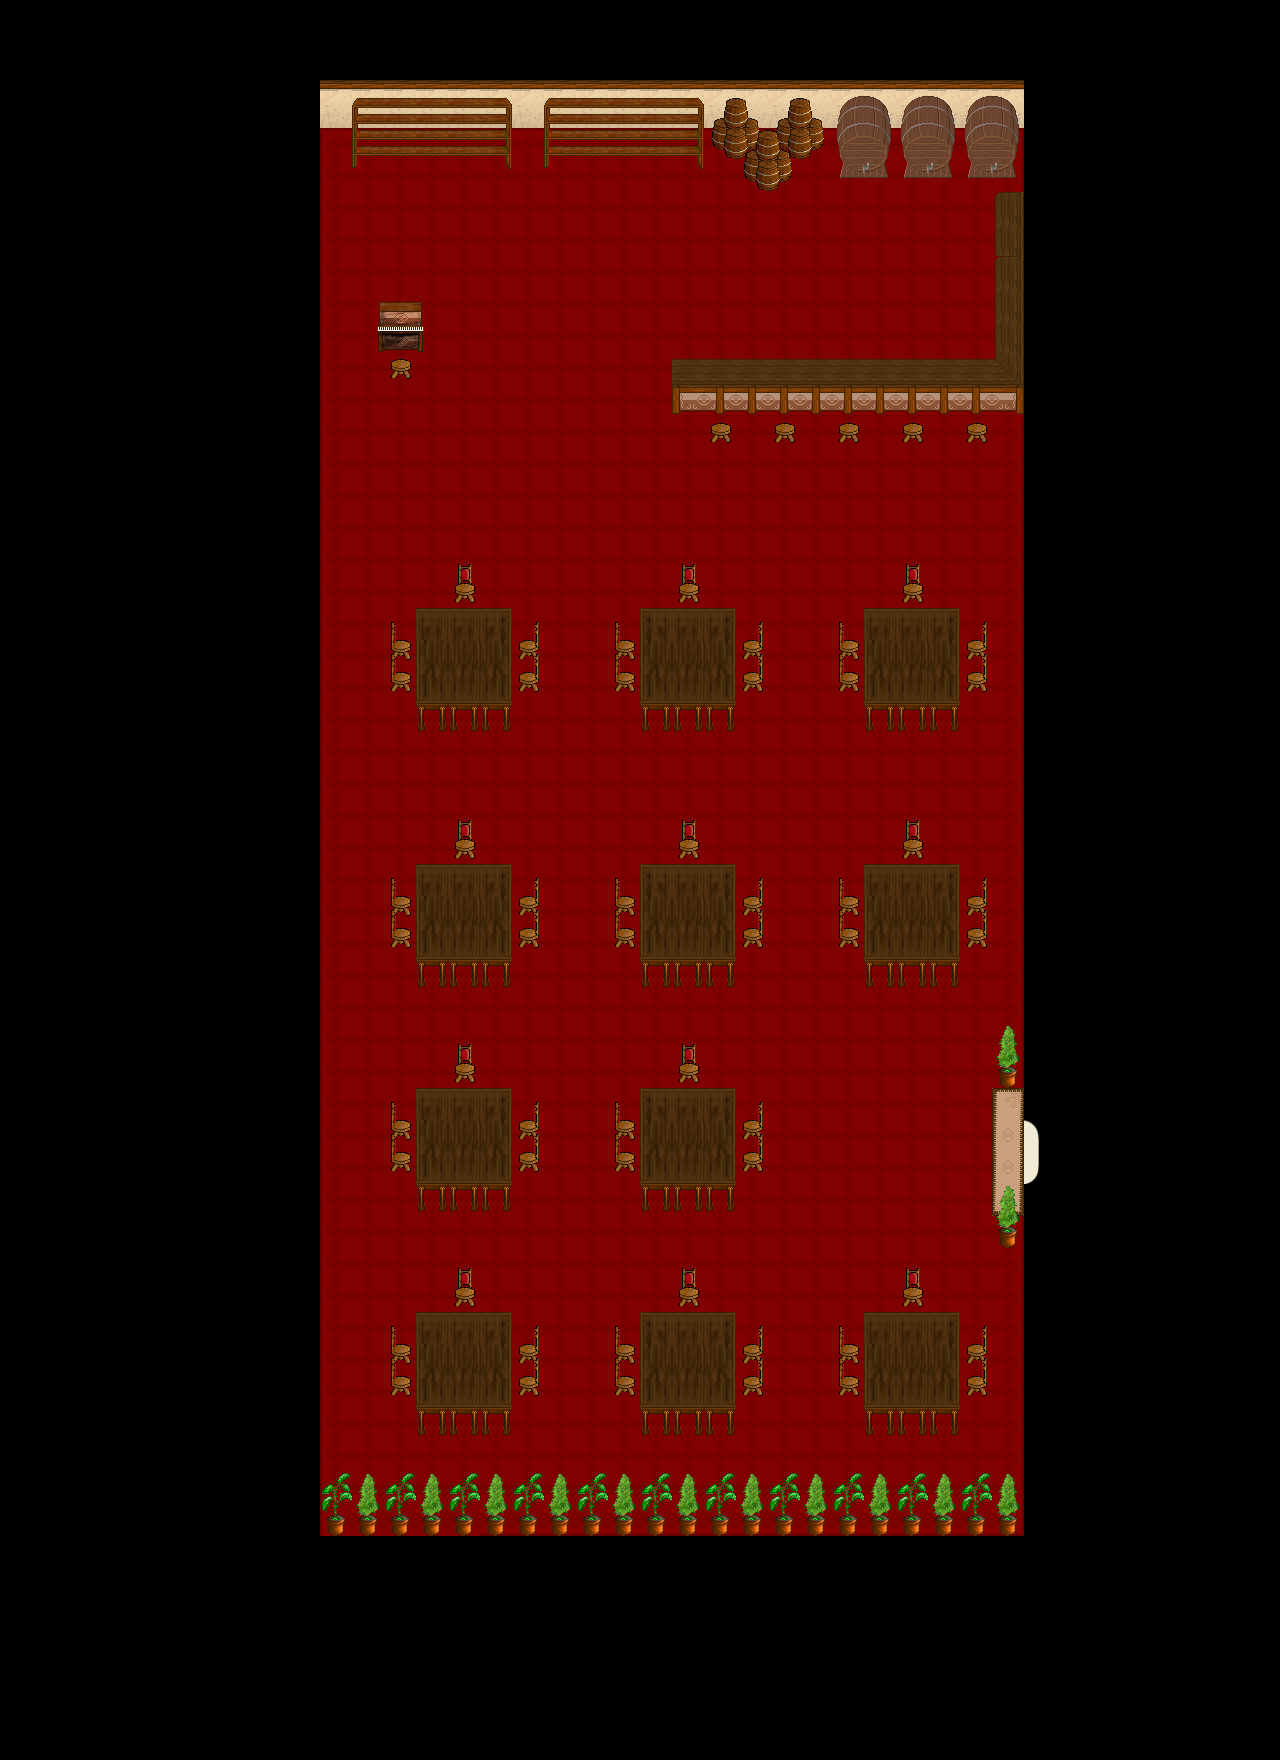

Below is a game level as drawn by its tile map, then a one-line description and the .tmx that defines it (tile-layer data replaced by summaries):
An orthogonal 40x55 tile map with 32x32 px tiles, 4 tile layers (Ground, Ground, Fringe, Over), 1 hidden layer not drawn, 7 tilesets.

<map version="1.0" orientation="orthogonal" width="40" height="55" tilewidth="32" tileheight="32">
 <properties>
  <property name="music" value="inside2.ogg" />
 </properties>
 <tileset firstgid="1" name="collision1_32_32" tilewidth="32" tileheight="32">
  <image source="../graphics/tiles/collision1_32_32.png" width="1024" height="1024" />
 </tileset>
 <tileset firstgid="1025" name="indoor3_32_32" tilewidth="32" tileheight="32">
  <image source="../graphics/tiles/indoor3_32_32.png" width="1024" height="1024" />
 </tileset>
 <tileset firstgid="2049" name="indoor2_32_32" tilewidth="32" tileheight="32">
  <image source="../graphics/tiles/indoor2_32_32.png" width="1024" height="1024" />
 </tileset>
 <tileset firstgid="3073" name="indoor1_32_64" tilewidth="32" tileheight="64">
  <image source="../graphics/tiles/indoor1_32_64.png" width="1024" height="1024" />
 </tileset>
 <tileset firstgid="3585" name="indoor1_32_96" tilewidth="32" tileheight="96">
  <image source="../graphics/tiles/indoor1_32_96.png" width="1024" height="960" />
 </tileset>
 <tileset firstgid="3905" name="indoor2_32_64" tilewidth="32" tileheight="64">
  <image source="../graphics/tiles/indoor2_32_64.png" width="1024" height="1024" />
 </tileset>
 <tileset firstgid="4417" name="indoor2_32_96" tilewidth="32" tileheight="96">
  <image source="../graphics/tiles/indoor2_32_96.png" width="1024" height="960" />
 </tileset>
 <layer name="Ground" width="40" height="55">
  <data>[2200 cells, 2200 non-empty, 16 distinct tile ids]</data>
 </layer>
 <layer name="Ground" width="40" height="55">
  <data>[2200 cells, 159 non-empty, 17 distinct tile ids]</data>
 </layer>
 <layer name="Fringe" width="40" height="55">
  <data>[2200 cells, 110 non-empty, 16 distinct tile ids]</data>
 </layer>
 <layer name="Over" width="40" height="55">
  <data>[2200 cells, 0 non-empty, 0 distinct tile ids]</data>
 </layer>
 <layer name="Collision" width="40" height="55" visible="0">
  <data>[2200 cells, 1398 non-empty, 1 distinct tile ids]</data>
 </layer>
 <objectgroup name="Object" width="40" height="55" />
</map>
